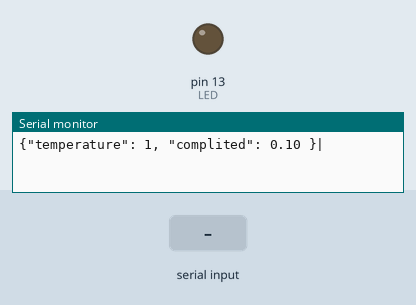
The sketch below on a simulated Arduino Uno, built with avr-gcc and run on an emulated ATmega328P. On the bench: output pins drawn as LEDs (lit = HIGH), the last lines printed to the serial monitor. Inputs (shaded band) come from the test bench.

Above: at 1.2 s.
1.3 s: "1" received over Serial
At 2.3 s:
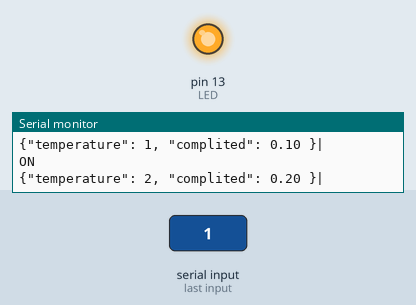
3.5 s: "0" received over Serial
At 5.1 s:
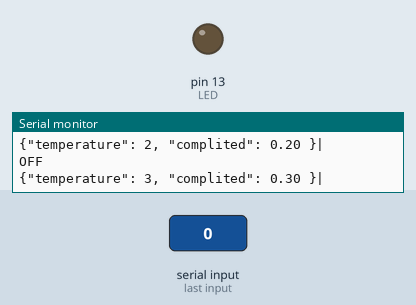
Timing chart, 0 to 6.6 s (numbered marks = the images above; inputs shaded):
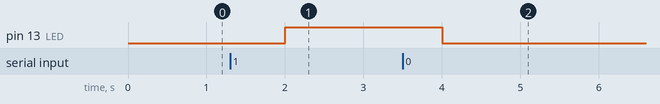

Measured:
- after the input at 1.3 s, pin 13 (LED): LOW → HIGH after 0.70 s
- after the input at 3.5 s, pin 13 (LED): HIGH → LOW after 0.50 s

The sketch:

bt.ino
```cpp
int val;
int LED = 13;
int i = 0;

void setup() {
  Serial.begin(9600);
  pinMode(LED, OUTPUT);
}

void loop() {
  i++;
  if (Serial.available())  {
    val = Serial.read();
    if (val == '1')  {// При символе "1" включаем светодиод
      digitalWrite(LED, HIGH);
      Serial.println("ON");
    }
    if ( val == '0')  {// При символе "0" (ноль) выключаем
      digitalWrite(LED, LOW);
      Serial.println("OFF");
     }
  }
  Serial.println("{\"temperature\": "+String(i)+", \"complited\": "+String(i*0.1)+" }|");
  delay(2000);
}
```
